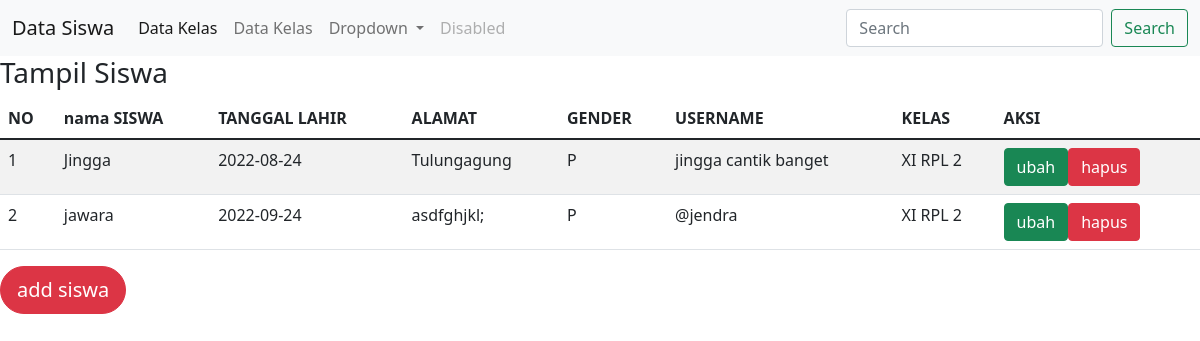
The app's page /tampil_siswa.php with its own data.
### tables this page shows
CREATE TABLE `siswa` (
  `id_siswa` int(11) NOT NULL,
  `nama_siswa` varchar(100) NOT NULL,
  `tanggal_lahir` date DEFAULT NULL,
  `gender` enum('L','P') NOT NULL,
  `alamat` text NOT NULL,
  `username` varchar(255) NOT NULL,
  `password` varchar(255) NOT NULL,
  `id_kelas` int(11) NOT NULL
);

CREATE TABLE `kelas` (
  `id_kelas` int(11) NOT NULL,
  `nama_kelas` varchar(20) NOT NULL,
  `kelompok` varchar(20) NOT NULL,
  `angkatan` int(120) NOT NULL
);

### tampil_siswa.php (the view, shortened to what this page needs)
<?php include 'navbar.php';?>
    <h3>Tampil Siswa</h3>
    <table class="table table-hover table-striped">
        <thead>
            <tr>
                <th>NO</th><th>nama SISWA</th><th>TANGGAL LAHIR</th>
                <th>ALAMAT</th><th>GENDER</th>
                <th>USERNAME</th><th>KELAS</th><th>AKSI</th>
            </tr>
        </thead>
        <tbody>
            <?php
            include "koneksi.php";
            $qry_siswa=mysqli_query($conn, "select * from siswa join kelas on kelas.id_kelas=siswa.id_kelas");
            $no=0;
            while($data_siswa=mysqli_fetch_array($qry_siswa)){
            $no++;?>
            <tr>
                <td><?=$no?></td>
                <td><?=$data_siswa['nama_siswa']?></td>
                <td><?=$data_siswa['tanggal_lahir']?></td>
                <td><?=$data_siswa['alamat']?></td>
                <td><?=$data_siswa['gender']?></td>
                <td><?=$data_siswa['username']?></td>
                <td><?=$data_siswa['nama_kelas']?></td>
                <td>
                    <a href="ubah_siswa.php?id_siswa=<?=$data_siswa['id_siswa']?>"class="btn btn-success">ubah</a><a href="hapus.php?id_siswa=<?=$data_siswa['id_siswa']?>" onclick="return confirm('apakah anda yakin menghapus data ini?')" class="btn btn-danger">hapus</a>
                </td>
            </tr>
            <?php
            }
            ?>
        </tbody>
    </table>
<a href="tambah_siswa.php" class="btn btn-danger btn-lg rounded-pill">add siswa</a>
</body>
</html>

### navbar.php (shortened to what this page needs)
<!DOCTYPE html>
<html lang="en">
<head>
  <link href="https://cdn.jsdelivr.net/npm/bootstrap@5.1.3/dist/css/bootstrap.min.css" rel="stylesheet">
</head>
<body>
<nav class="navbar navbar-expand-lg navbar-light bg-light">
  <div class="container-fluid">
    <a class="navbar-brand" href="tampil_siswa.php">Data Siswa</a>
    <div class="collapse navbar-collapse" id="navbarSupportedContent">
      <ul class="navbar-nav me-auto mb-2 mb-lg-0">
        <li class="nav-item">
          <a class="nav-link active" aria-current="page" href="tampil_kelas.php">Data Kelas</a>
        </li>
        <li class="nav-item">
          <a class="nav-link" href="tambah_kelas.php">Data Kelas</a>
        </li>
        <li class="nav-item dropdown">
          <a class="nav-link dropdown-toggle" href="#" id="navbarDropdown" role="button" data-bs-toggle="dropdown" aria-expanded="false">
            Dropdown
          </a>
        </li>
        <li class="nav-item">
          <a class="nav-link disabled" href="#" tabindex="-1" aria-disabled="true">Disabled</a>
        </li>
      </ul>
      <form class="d-flex">
        <input class="form-control me-2" type="search" placeholder="Search" aria-label="Search">
        <button class="btn btn-outline-success" type="submit">Search</button>
      </form>
    </div>
  </div>
</nav>

### records on screen
siswa: nama_siswa "Jingga", tanggal_lahir "2022-08-24", alamat "Tulungagung", gender "P", username "jingga cantik banget", id_kelas.nama_kelas "XI RPL 2"
siswa: nama_siswa "jawara", tanggal_lahir "2022-09-24", alamat "asdfghjkl;", gender "P", username "@jendra", id_kelas.nama_kelas "XI RPL 2"
